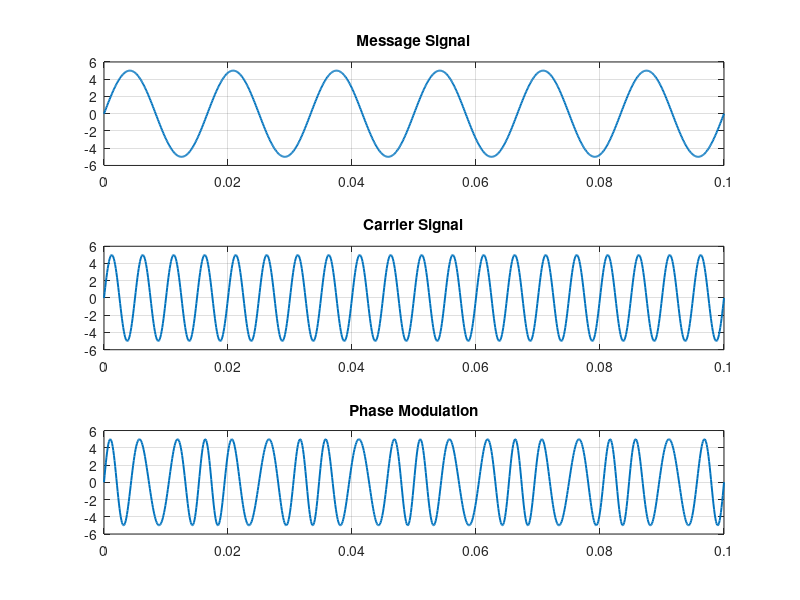

MATLAB code to generate this figure:
clc; close all; clear all;

Am = 5;
Ac = 5;
fm = 60;
fc = 200;
b = 0.8;
t = 0 : 0.0001 : 0.1;

%Message Signal
Ym = Am * sin(2*pi*fm*t);
subplot(311);
plot(t,Ym,"LineWidth",1.4); grid on;
title("Message Signal");

%Carrier Signal
Yc = Ac * sin(2*pi*fc*t);
subplot(312);
plot(t,Yc,"LineWidth",1.4); grid on;
title("Carrier Signal");

%Phase Modulated Signal
PM = Ac * sin(2*pi*fc*t + b .* sin(2*pi*fm*t));
subplot(313);
plot(t,PM,"LineWidth",1.4); grid on;
title("Phase Modulation");
